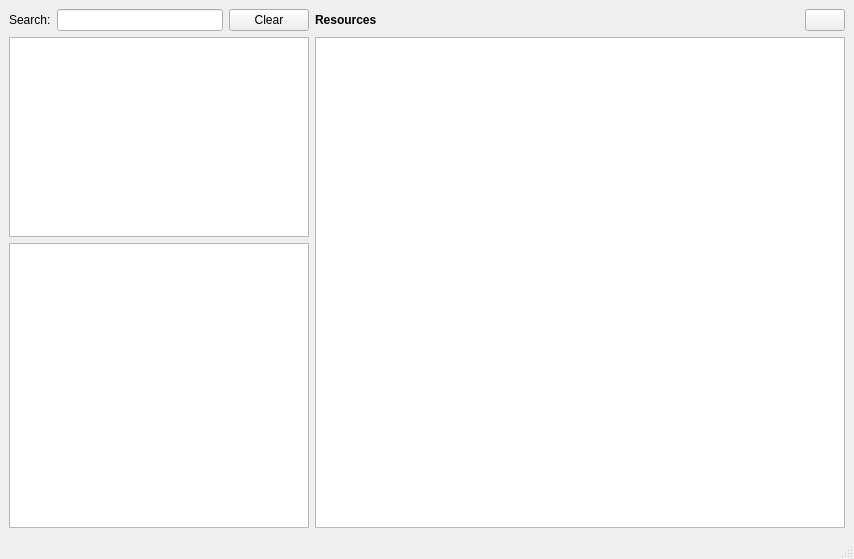
<?xml version="1.0" encoding="UTF-8"?>
<ui version="4.0">
 <class>MainWindow</class>
 <widget class="QMainWindow" name="MainWindow">
  <property name="geometry">
   <rect>
    <x>0</x>
    <y>0</y>
    <width>854</width>
    <height>559</height>
   </rect>
  </property>
  <property name="windowTitle">
   <string>Dedalus Browser</string>
  </property>
  <property name="windowIcon">
   <iconset>
    <normaloff>:/dedalus/logo.png</normaloff>:/dedalus/logo.png</iconset>
  </property>
  <widget class="QWidget" name="centralwidget">
   <layout class="QHBoxLayout" name="horizontalLayout">
    <item>
     <widget class="QWidget" name="widget" native="true">
      <property name="maximumSize">
       <size>
        <width>300</width>
        <height>16777215</height>
       </size>
      </property>
      <layout class="QVBoxLayout" name="verticalLayout">
       <property name="margin">
        <number>0</number>
       </property>
       <item>
        <widget class="QWidget" name="widget_3" native="true">
         <layout class="QHBoxLayout" name="horizontalLayout_2">
          <property name="margin">
           <number>0</number>
          </property>
          <item>
           <widget class="QLabel" name="label">
            <property name="text">
             <string>Search:</string>
            </property>
           </widget>
          </item>
          <item>
           <widget class="QLineEdit" name="searchBox"/>
          </item>
          <item>
           <widget class="QPushButton" name="homeButton">
            <property name="text">
             <string>Clear</string>
            </property>
            <property name="iconSize">
             <size>
              <width>32</width>
              <height>32</height>
             </size>
            </property>
           </widget>
          </item>
         </layout>
        </widget>
       </item>
       <item>
        <widget class="QTableView" name="queryTable">
         <property name="maximumSize">
          <size>
           <width>16777215</width>
           <height>200</height>
          </size>
         </property>
         <attribute name="horizontalHeaderVisible">
          <bool>false</bool>
         </attribute>
         <attribute name="verticalHeaderVisible">
          <bool>false</bool>
         </attribute>
        </widget>
       </item>
       <item>
        <widget class="TagCloudView" name="graphicsView">
         <property name="maximumSize">
          <size>
           <width>300</width>
           <height>10000</height>
          </size>
         </property>
         <property name="mouseTracking">
          <bool>false</bool>
         </property>
        </widget>
       </item>
      </layout>
     </widget>
    </item>
    <item>
     <widget class="QWidget" name="widget_2" native="true">
      <layout class="QGridLayout" name="gridLayout">
       <property name="margin">
        <number>0</number>
       </property>
       <item row="1" column="0">
        <widget class="QTableWidget" name="resourceTable">
         <property name="styleSheet">
          <string notr="true"/>
         </property>
         <property name="alternatingRowColors">
          <bool>false</bool>
         </property>
         <attribute name="horizontalHeaderVisible">
          <bool>false</bool>
         </attribute>
         <attribute name="verticalHeaderVisible">
          <bool>false</bool>
         </attribute>
        </widget>
       </item>
       <item row="0" column="0">
        <widget class="QWidget" name="widget_4" native="true">
         <layout class="QHBoxLayout" name="horizontalLayout_3">
          <property name="margin">
           <number>0</number>
          </property>
          <item>
           <widget class="QLabel" name="resourceLabel">
            <property name="font">
             <font>
              <weight>75</weight>
              <bold>true</bold>
             </font>
            </property>
            <property name="text">
             <string>Resources</string>
            </property>
           </widget>
          </item>
          <item>
           <widget class="QPushButton" name="refreshButton">
            <property name="maximumSize">
             <size>
              <width>40</width>
              <height>16777215</height>
             </size>
            </property>
            <property name="text">
             <string/>
            </property>
            <property name="icon">
             <iconset resource="../icons/icons.qrc">
              <normaloff>:/dedalus/refresh.svg</normaloff>:/dedalus/refresh.svg</iconset>
            </property>
            <property name="iconSize">
             <size>
              <width>31</width>
              <height>20</height>
             </size>
            </property>
           </widget>
          </item>
         </layout>
        </widget>
       </item>
      </layout>
     </widget>
    </item>
   </layout>
  </widget>
  <widget class="QMenuBar" name="menubar">
   <property name="geometry">
    <rect>
     <x>0</x>
     <y>0</y>
     <width>854</width>
     <height>24</height>
    </rect>
   </property>
  </widget>
  <widget class="QStatusBar" name="statusbar"/>
 </widget>
 <customwidgets>
  <customwidget>
   <class>TagCloudView</class>
   <extends>QGraphicsView</extends>
   <header>dedalus/ui/TagCloudView.h</header>
  </customwidget>
 </customwidgets>
 <resources>
  <include location="../icons/icons.qrc"/>
 </resources>
 <connections/>
</ui>
